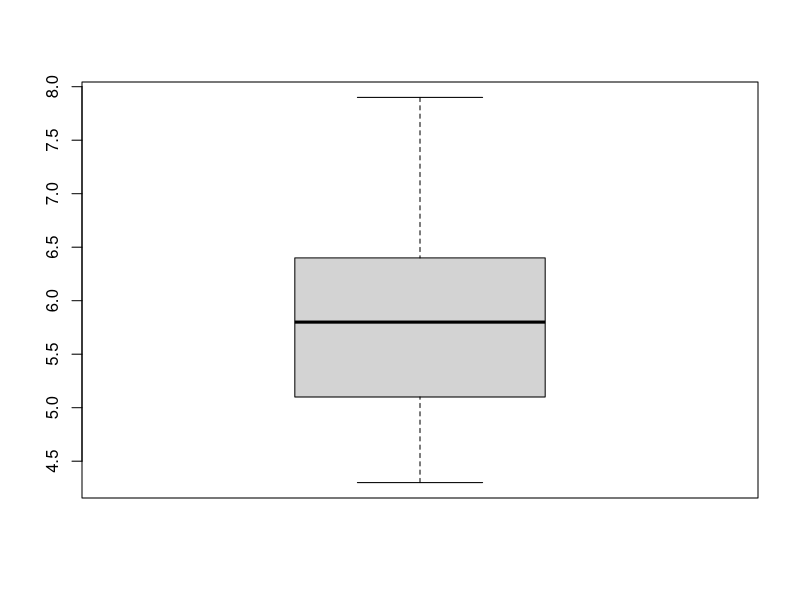
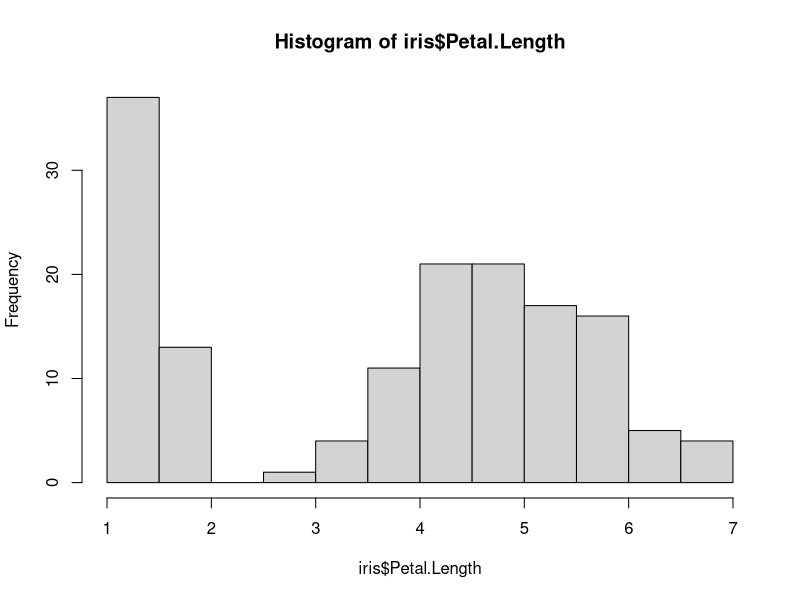
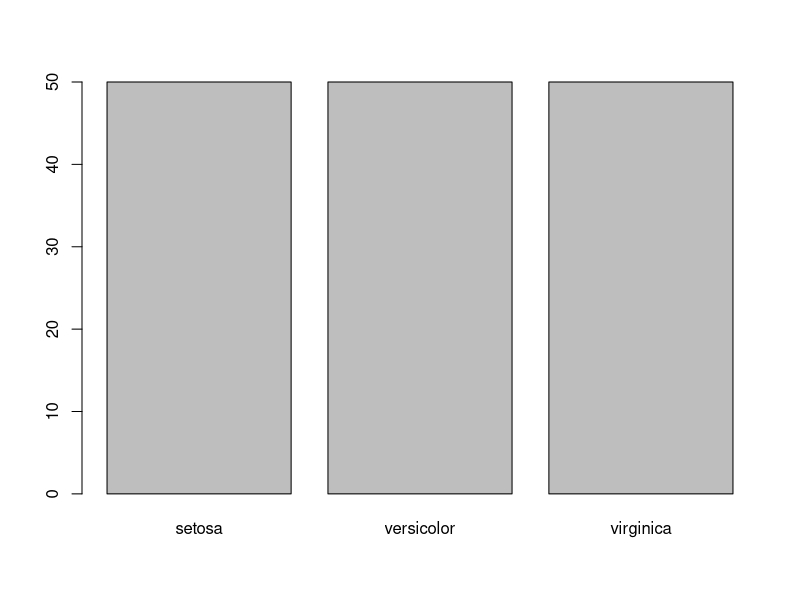
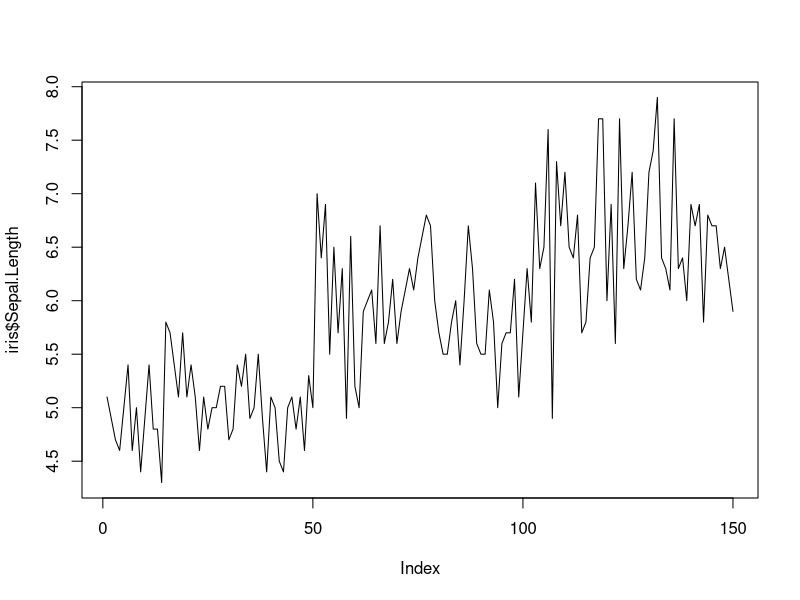
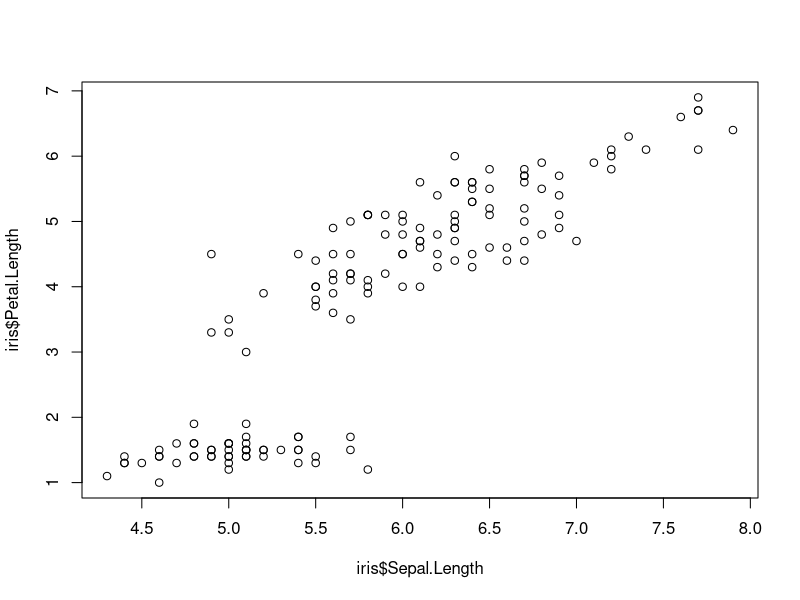

The R source for these figures, in order:
boxplot(iris$Sepal.Length)

hist(iris$Petal.Length)

barplot(table(iris$Species))

plot(iris$Sepal.Length, type="l")

plot(iris$Sepal.Length, iris$Petal.Length)
